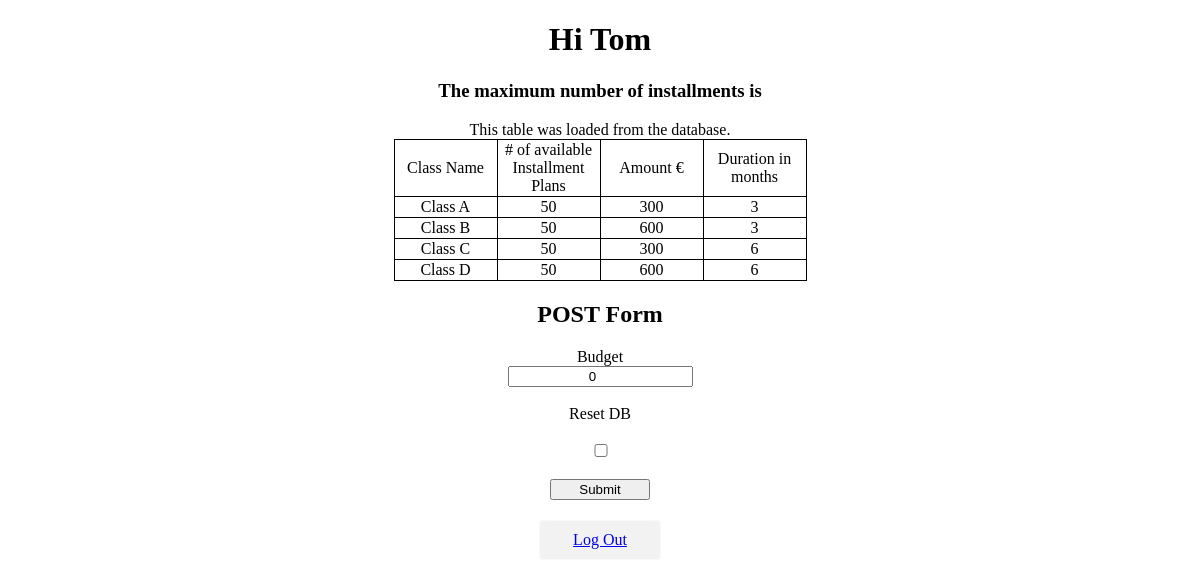
The app's page / (signed in) with its own data.
### lender/models.py (models this page shows, shortened)
class LoanPlans(models.Model):
    class_name = models.CharField(max_length=255)
    count = models.IntegerField()
    amount = models.IntegerField()
    duration = models.IntegerField()

### lender/views.py (the view, shortened to what this page needs)
# urls.py: path('', HomeView.as_view(), name='home'),
class HomeView(View):
    _template_name = 'home.html'
    plans = LoanPlans.objects.all()
    def get(self, request):
        return render(request, self._template_name, {'plans': self.plans})

### templates/home.html (shortened to what this page needs)
{% extends 'base.html' %}
{% block content %}
    {% if user.is_authenticated %}
        <h1> Hi {{ user.first_name }} </h1>
        {% if plans %}
         <h3> The maximum number of installments is <b> {{maximum}} </b> </h3>
        {% endif %}
        <label> This table was loaded from the database.</label>
        <table style = "width: 350px; margin: 0 auto;border: solid 1px black; border-collapse: collapse;">
            <tbody>
                <tr>
                    <td> Class Name </td>
                    <td> # of available Installment Plans </td>
                    <td> Amount € </td>
                    <td> Duration in months </td>
                </tr>
                {% for plan in plans %}
                    <tr>
                        <td> {{ plan.class_name }} </td>
                        <td> {{ plan.count }} </td>
                        <td> {{ plan.amount }} </td>
                        <td> {{ plan.duration }} </td>
                    </tr>
        {% endfor %}
            </tbody>
        </table>
        <h2> POST Form </h2>
        <form method="POST" style="width: 200px; margin:20px auto; text-align: center;  ">
            <label for="budget">Budget</label>
            <input id="budget" type="number" name="budget" value="0">
            <label for="reset_db">Reset DB </label>
            <br>
            <br>
            <input id="reset_db" type="checkbox" name="reset_db">
            <input type="submit" value="Submit">
        </form>
        <p><a href="{% url 'logout' %}">Log Out</a></p>
    {% endif %}
{% endblock %}

### templates/base.html (shortened to what this page needs)
<!DOCTYPE html>
<html>
<head>
</head>
<body>
  <main>
    {% block content %}
    {% endblock %}
  </main>
</body>
</html>

### templates/home.html (style rules this page uses)
* , p { text-align:center; min-width: 100px; }
td, tr { border: solid 1px black; }
a { position: relative; display: block; width: 60px; margin: 0 auto; border: 1px solid #f9f9f9; border-radius: 5%; padding: 10px; margin-top: 20px; background: #f2f2f2; }

### records on screen
LoanPlans: class_name "Class A", count "50", amount "300", duration "3"
LoanPlans: class_name "Class B", count "50", amount "600", duration "3"
LoanPlans: class_name "Class C", count "50", amount "300", duration "6"
LoanPlans: class_name "Class D", count "50", amount "600", duration "6"

### other values on screen
{{ user.first_name }} "Tom"
